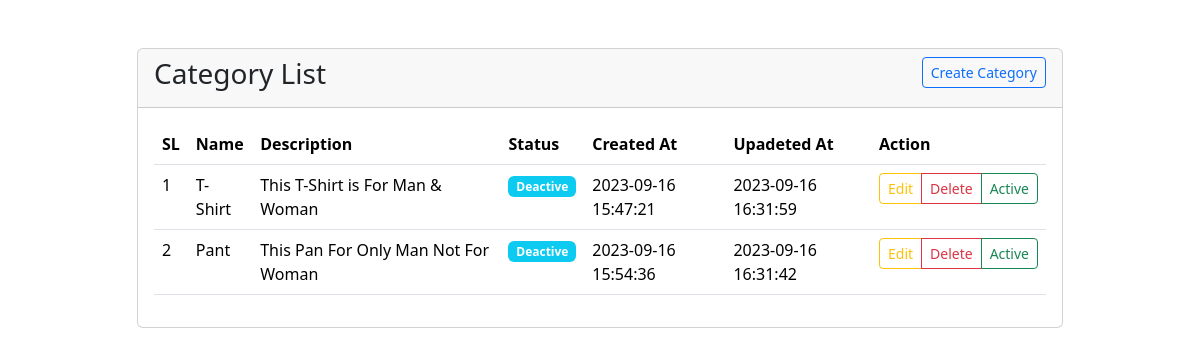
The page / on the database its author committed.
### tables this page shows
CREATE TABLE `categories` (
  `id` int(10) NOT NULL,
  `name` varchar(255) NOT NULL,
  `description` longtext DEFAULT NULL,
  `status` tinyint(1) NOT NULL DEFAULT 0,
  `created_at` timestamp NULL DEFAULT NULL,
  `updated_at` timestamp NULL DEFAULT NULL
);

### index.php (called while the page is built)
<?php
require('db_con.php');
$select = "SELECT * FROM categories";
$result = $con->query($select);
include('view/index.view.php');
?>

### view/index.view.php (the view, shortened to what this page needs)
<!doctype html>
<html lang="en">
  <head>
    <link href="https://cdn.jsdelivr.net/npm/bootstrap@5.3.2/dist/css/bootstrap.min.css" rel="stylesheet">
  </head>
  <body>
  <div class="container">
        <div class="row">
            <div class="col-md-10 mx-auto my-5">
                <div class="card">
                    <div class="card-header">
                        <h3 class="float-start">Category List</h3>
                        <a href="insert.php" class="btn btn-outline-primary btn-sm float-end">Create Category</a>
                    </div>
                    <div class="card-body">
                        <table class="table table-responsive">
                            <tr>
                                <th>SL</th>
                                <th>Name</th>
                                <th>Description</th>
                                <th>Status</th>
                                <th>Created At</th>
                                <th>Upadeted At</th>
                                <th>Action</th>
                            </tr>
                            <?php
                            if($result->num_rows>0){
                                $count = 1;
                                while($row = $result->fetch_assoc()){
                            ?>
                            <tr>
                                <td><?=$count++?></td>
                                <td><?=$row['name']?></td>
                                <td><?=$row['description']?></td>
                                <td>
                                    <span class="badge <?= $row['status'] ==1 ? 'bg-success' : 'bg-info'?>">
                                        <?= $row['status'] ==1 ? 'Active' : 'Deactive'?>
                                    </span>
                                </td>
                                <td><?=$row['created_at']?></td>
                                <td><?=$row['updated_at'] ?? "N/A" ?></td>
                                <td>
                                    <div class="btn-group" role="group" aria-label="Vertical button group">
                                    <a href="edit.php?id=<?= $row['id'] ?>"class="btn btn-outline-warning btn-sm">Edit</a>
                                    <a href="delete.php?id=<?= $row['id'] ?>"class="btn btn-outline-danger btn-sm">Delete</a>
                                    <a href="status.php?id=<?= $row['id'] ?>" class="btn <?= $row['status'] ==1 ? 'btn-outline-info' : 'btn-outline-success'?>  btn-sm"><?= $row['status'] ==1 ? 'Deactive' : 'Active'?></a>
                                    </div>
                                </td>
                            </tr>
                            <?php
                                }
                            }
                            ?>
                        </table>
                    </div>
                </div>
            </div>
        </div>
    </div>
  </body>
</html>

### rows shown on the page
categories: name "T-Shirt", description "This T-Shirt is For Man & Woman", status "Deactive", created_at "2023-09-16 15:47:21", updated_at "2023-09-16 16:31:59"
categories: name "Pant", description "This Pan For Only Man Not For Woman", status "Deactive", created_at "2023-09-16 15:54:36", updated_at "2023-09-16 16:31:42"
